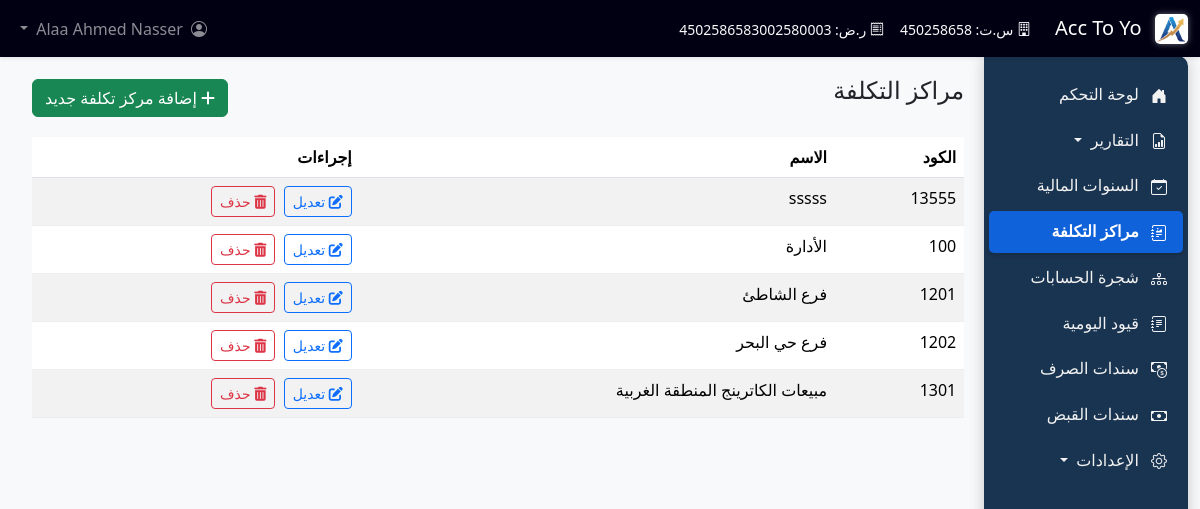
/cost_centers (signed in), run on the app's committed database.
### tables this page shows
CREATE TABLE cost_centers (
                id INTEGER PRIMARY KEY AUTOINCREMENT,
                name TEXT NOT NULL UNIQUE, -- اسم مركز التكلفة
                -- يمكنك إضافة حقول أخرى هنا إذا أردت
                -- code TEXT UNIQUE,
                -- description TEXT,
                created_at TIMESTAMP DEFAULT CURRENT_TIMESTAMP
            , description TEXT, code TEXT);

### app.py (the view)
@app.route('/cost_centers')
@require_login
def list_cost_centers():
    conn = None
    centers = []
    try:
        conn = get_db()
        cursor = conn.cursor()
        cursor.execute("SELECT id, code, name FROM cost_centers ORDER BY name")
        centers = cursor.fetchall()
    except sqlite3.Error as e:
        flash(f'حدث خطأ أثناء جلب مراكز التكلفة: {e}', 'danger')
        return render_template('cost_centers.html', cost_centers=[])
    finally:
        if conn:
            conn.close()
    return render_template('cost_centers.html', cost_centers=centers)

### app.py (called while the page is built)
@app.before_request
def handle_fiscal_years_alias():
    try:
        conn = get_db()
        cursor = conn.cursor()
        cursor.execute("SELECT name FROM sqlite_master WHERE type='table' AND name='fiscal_years'")
        if not cursor.fetchone():
            cursor.execute("CREATE VIEW IF NOT EXISTS fiscal_years AS SELECT * FROM financial_years")
            conn.commit()
    except sqlite3.Error as e:
        print(f"خطأ في إنشاء fiscal_years view: {e}")
    finally:
        if conn:
            conn.close()

def is_logged_in():
    return 'user_id' in session

def require_login(f):
    @wraps(f)
    def decorated_function(*args, **kwargs):
        if not is_logged_in():
            flash('الرجاء تسجيل الدخول للوصول إلى هذه الصفحة.', 'warning')
            return redirect(url_for('login', next=request.url)) # تمرير الصفحة المطلوبة بعد تسجيل الدخول
        return f(*args, **kwargs)
    return decorated_function

def get_company_profile():
    company_profile_path = os.path.join(os.path.dirname(__file__), 'company_profile.json')
    try:
        with open(company_profile_path, 'r', encoding='utf-8') as file:
            company_profile = json.load(file)
    except Exception as e:
        company_profile = {
            "companyName": "شركة مستويات التشغيل للمقاولات",
            "commercialRegistrationNumber": "450258658",
            "taxIdentificationNumber": "450258658300258",
            "logoPath": "assets/images/logo.png"
        }
        print(f"خطأ في قراءة ملف معلومات الشركة: {e}")
    if 'logoPath' in company_profile:
        if not company_profile['logoPath'].startswith('static/'):
            company_profile['logoPath'] = 'assets/images/logo.png'
    return company_profile

@app.context_processor
def inject_company_profile():
    return {'company_profile': get_company_profile()}

### database.py (called while the page is built)
def get_db():
    conn = sqlite3.connect(DATABASE_NAME)
    conn.row_factory = sqlite3.Row
    conn.execute("PRAGMA foreign_keys = ON")
    return conn

### templates/cost_centers.html (shortened to what this page needs)
{% extends 'base.html' %}
{% block content %}
<div class="d-flex justify-content-between align-items-center mb-3">
    <h2 class="page-title">مراكز التكلفة</h2>
    <a href="{{ url_for('add_cost_center_form') }}" class="btn btn-success">
        <i class="fas fa-plus"></i> إضافة مركز تكلفة جديد
    </a>
</div>
{% if cost_centers %}
<div class="table-responsive">
    <table class="table table-striped table-hover">
        <thead>
            <tr>
                <th>الكود</th>
                <th>الاسم</th>
                <th>إجراءات</th>
            </tr>
        </thead>
        <tbody>
            {% for center in cost_centers %}
            <tr>
                <td>{{ center.code or '-' }}</td>
                <td>{{ center.name }}</td>
                <td>
                    <a href="{{ url_for('edit_cost_center_form', center_id=center.id) }}" class="btn btn-sm btn-outline-primary me-1" title="تعديل">
                        <i class="fas fa-edit"></i> تعديل
                    </a>
                    {% if center.is_used %}
                    <button class="btn btn-sm btn-outline-secondary" disabled title="لا يمكن حذف مركز التكلفة لأنه قيد الاستخدام">
                        <i class="fas fa-trash-alt"></i> حذف
                    </button>
                    {% else %}
                    <form action="{{ url_for('delete_cost_center', center_id=center.id) }}" method="POST" class="d-inline" onsubmit="return confirm('هل أنت متأكد من رغبتك في حذف مركز التكلفة هذا؟');">
                        <button type="submit" class="btn btn-sm btn-outline-danger" title="حذف">
                            <i class="fas fa-trash-alt"></i> حذف
                        </button>
                    </form>
                    {% endif %}
                </td>
            </tr>
            {% endfor %}
        </tbody>
    </table>
</div>
{% else %}
<div class="alert alert-info">لا توجد مراكز تكلفة لعرضها حالياً. يمكنك <a href="{{ url_for('add_cost_center_form') }}">إضافة مركز تكلفة جديد</a>.</div>
{% endif %}
{% endblock %}
{% block head_extra %}
<link rel="stylesheet" href="https://cdnjs.cloudflare.com/ajax/libs/font-awesome/6.0.0/css/all.min.css" />
{% endblock %}

### static/css/custom_style.css (style rules this page uses)
.page-title { font-size: 1.5rem; margin-bottom: 1rem; }
.table tbody tr { border-bottom: 1px solid #eee; }

### templates/base.html (style rules this page uses)
body { padding-top: 56px; background-color: #f8f9fa; }
html { scroll-behavior: smooth; }

### data on the page
cost_centers: code "13555", name "sssss"
cost_centers: code "100", name "الأدارة"
cost_centers: code "1201", name "فرع الشاطئ"
cost_centers: code "1202", name "فرع حي البحر"
cost_centers: code "1301", name "مبيعات الكاترينج المنطقة الغربية"

### other printed values
{{ company_profile.companyName if company_profile else "Acc Too You" }} "Acc To Yo"
{{ company_profile.commercialRegistrationNumber if company_profile }} "450258658"
{{ company_profile.taxIdentificationNumber if company_profile }} "4502586583002580003"
{{ session.full_name or session.username }} "Alaa Ahmed Nasser"
